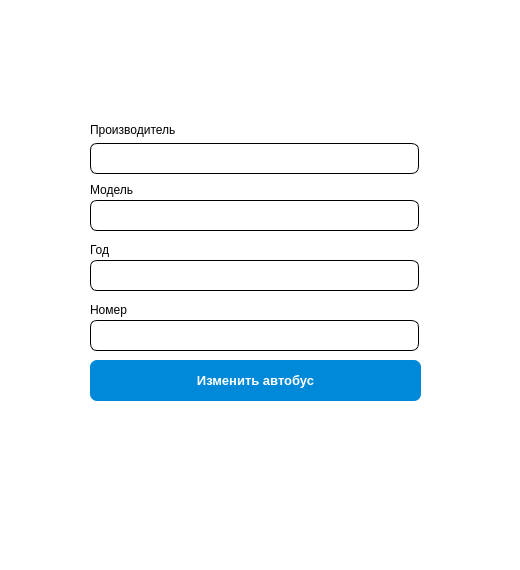
<?xml version="1.0" encoding="UTF-8"?>
<ui version="4.0">
 <class>updateAutomobiles</class>
 <widget class="QWidget" name="updateAutomobiles">
  <property name="geometry">
   <rect>
    <x>0</x>
    <y>0</y>
    <width>520</width>
    <height>570</height>
   </rect>
  </property>
  <property name="maximumSize">
   <size>
    <width>520</width>
    <height>570</height>
   </size>
  </property>
  <property name="windowTitle">
   <string>Автобусы</string>
  </property>
  <property name="styleSheet">
   <string notr="true">background-color: rgb(255, 255, 255);</string>
  </property>
  <widget class="QLabel" name="label_3">
   <property name="geometry">
    <rect>
     <x>90</x>
     <y>240</y>
     <width>63</width>
     <height>20</height>
    </rect>
   </property>
   <property name="text">
    <string>Год</string>
   </property>
  </widget>
  <widget class="QLabel" name="label">
   <property name="geometry">
    <rect>
     <x>90</x>
     <y>120</y>
     <width>111</width>
     <height>20</height>
    </rect>
   </property>
   <property name="text">
    <string>Производитель</string>
   </property>
  </widget>
  <widget class="QLabel" name="label_4">
   <property name="geometry">
    <rect>
     <x>90</x>
     <y>180</y>
     <width>63</width>
     <height>20</height>
    </rect>
   </property>
   <property name="text">
    <string>Модель</string>
   </property>
  </widget>
  <widget class="QLineEdit" name="lineEditNumber">
   <property name="geometry">
    <rect>
     <x>90</x>
     <y>320</y>
     <width>329</width>
     <height>31</height>
    </rect>
   </property>
   <property name="styleSheet">
    <string notr="true">
    border-width: 1px;
    border-style: solid;
    border-color: black;
	border-radius: 7px;</string>
   </property>
  </widget>
  <widget class="QLabel" name="label_2">
   <property name="geometry">
    <rect>
     <x>90</x>
     <y>300</y>
     <width>63</width>
     <height>20</height>
    </rect>
   </property>
   <property name="text">
    <string>Номер</string>
   </property>
  </widget>
  <widget class="QLineEdit" name="lineEditMaker">
   <property name="geometry">
    <rect>
     <x>90</x>
     <y>143</y>
     <width>329</width>
     <height>31</height>
    </rect>
   </property>
   <property name="styleSheet">
    <string notr="true">
    border-width: 1px;
    border-style: solid;
    border-color: black;
	border-radius: 7px;</string>
   </property>
  </widget>
  <widget class="QLineEdit" name="lineEditYear">
   <property name="geometry">
    <rect>
     <x>90</x>
     <y>260</y>
     <width>329</width>
     <height>31</height>
    </rect>
   </property>
   <property name="styleSheet">
    <string notr="true">
    border-width: 1px;
    border-style: solid;
    border-color: black;
	border-radius: 7px;</string>
   </property>
  </widget>
  <widget class="QLineEdit" name="lineEditModel">
   <property name="geometry">
    <rect>
     <x>90</x>
     <y>200</y>
     <width>329</width>
     <height>31</height>
    </rect>
   </property>
   <property name="styleSheet">
    <string notr="true">
    border-width: 1px;
    border-style: solid;
    border-color: black;
	border-radius: 7px;</string>
   </property>
  </widget>
  <widget class="QPushButton" name="pushButton">
   <property name="geometry">
    <rect>
     <x>90</x>
     <y>360</y>
     <width>331</width>
     <height>41</height>
    </rect>
   </property>
   <property name="font">
    <font>
     <pointsize>10</pointsize>
     <bold>true</bold>
    </font>
   </property>
   <property name="styleSheet">
    <string notr="true">
QPushButton{
	background-color: #0089D9;
	border: none;
	color: white;
	border-radius: 7px;
}

QPushButton:pressed{
	background: #00598C;}</string>
   </property>
   <property name="text">
    <string>Изменить автобус</string>
   </property>
  </widget>
 </widget>
 <resources/>
 <connections/>
</ui>
